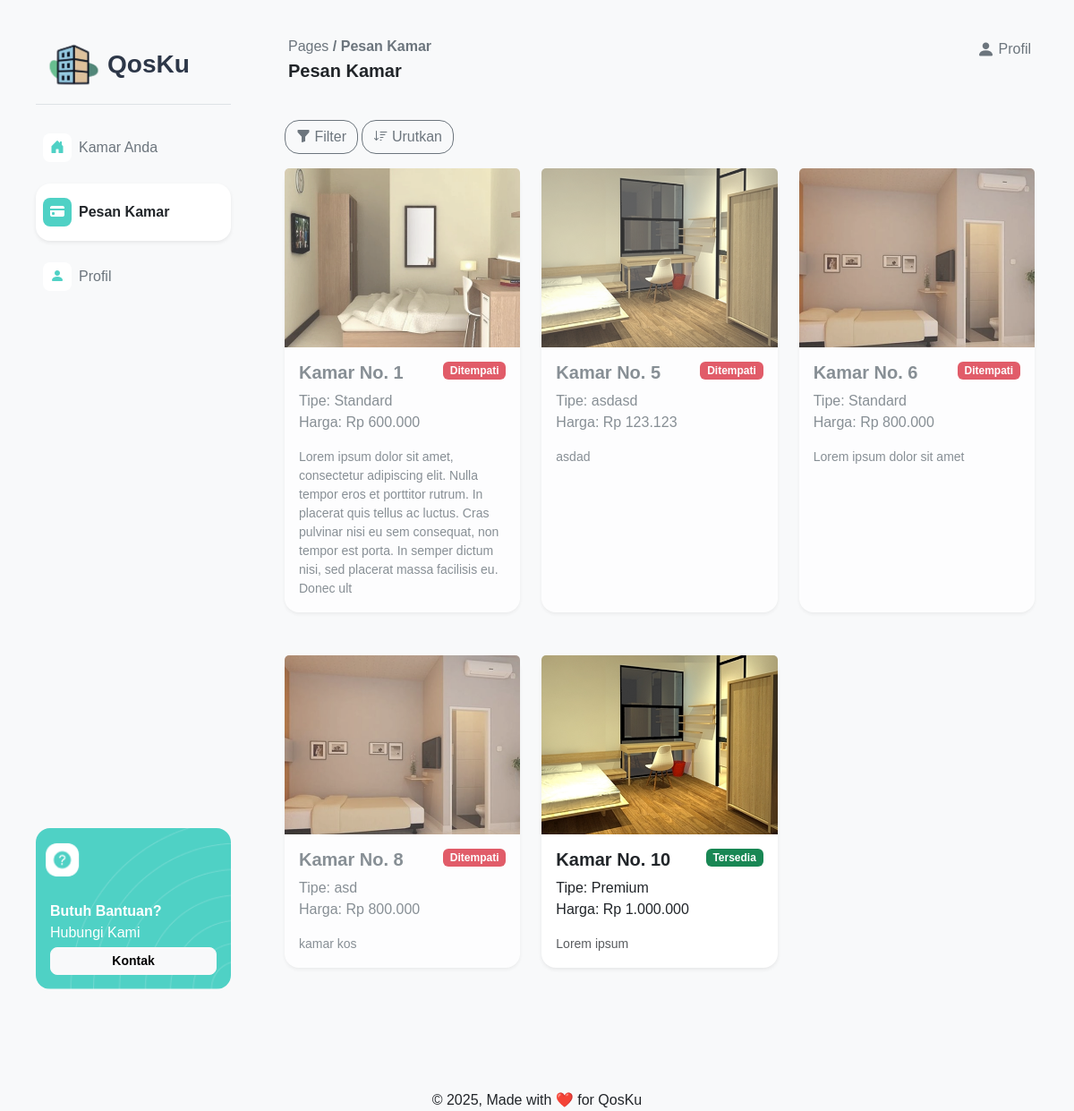
/pages/pelanggan/listkamar.php (signed in), run on the app's committed database.
### tables this page shows
CREATE TABLE `kamar_kos` (
  `idKamar` int(11) NOT NULL,
  `nomorKamar` int(11) NOT NULL,
  `tipeKamar` varchar(255) NOT NULL,
  `harga` int(11) NOT NULL,
  `statusKetersediaan` enum('Tersedia','Ditempati','Dalam Perbaikan') NOT NULL DEFAULT 'Tersedia',
  `deskripsi` varchar(255) NOT NULL,
  `gambar` varchar(255) NOT NULL
);

### pages/pelanggan/listkamar.php (the view, shortened to what this page needs)
<?php
require "../../php/connect.php";
$perPage = 6;
$page = isset($_GET['page']) ? max(1, (int)$_GET['page']) : 1;
$offset = ($page - 1) * $perPage;
$query = "SELECT * FROM kamar_kos ORDER BY nomorKamar LIMIT $perPage OFFSET $offset";
$hasil = $connect->query($query);
$kamar = [];
if ($hasil) {
  $kamar = $hasil->fetch_all(MYSQLI_ASSOC);
}
?>
<!DOCTYPE html>
<html lang="en">
<head>
  <link href="https://cdn.jsdelivr.net/npm/bootstrap@5.3.6/dist/css/bootstrap.min.css" rel="stylesheet"
>
  <link rel="stylesheet" href="../../assets/css/style.css">
  <link rel="stylesheet" href="https://cdn.jsdelivr.net/npm/bootstrap-icons@1.13.1/font/bootstrap-icons.min.css">
</head>
<body class="bg-light">
  <div class="d-flex min-vh-100 ms-4 me-4">
    <?php include '../../layout/pelangganNavbar.php'; ?>
    <div class="flex-grow-1">
      <?php include '../../layout/pelangganHeader.php'; ?>
      <div class="container-fluid pt-4 pb-3">
        <div class="d-flex justify-content-between align-items-center mb-3 px-2">
          <div>
            <button class="btn btn-outline-secondary rounded-4"><i class="bi bi-funnel-fill"></i> Filter</button>
            <button class="btn btn-outline-secondary rounded-4"><i class="bi bi-sort-down"></i> Urutkan</button>
          </div>
        </div>
        <div class="row g-4 px-2">
          <?php foreach ($kamar as $room): ?>
            <div class="col-md-4 mb-4">
              <?php if ($room['statusKetersediaan'] === 'Ditempati'): ?>
                <div class="card shadow-sm border-0 rounded-4 h-100 card-disabled">
                  <div class="card-img-container">
                    <img src="<?= !empty($room['gambar']) ? '../../assets/img/' . $room['gambar'] : '../../assets/img/backgroundKamar.png' ?>"
                      class="card-img-top"
                      alt="Kamar No. <?= htmlspecialchars($room['nomorKamar']) ?>"
                      style="height: 200px; object-fit: cover;">
                  </div>
                  <div class="card-body">
                    <div class="d-flex justify-content-between align-items-start">
                      <h5 class="card-title fw-bold">Kamar No. <?= htmlspecialchars($room['nomorKamar']) ?></h5>
                      <span class="badge bg-danger">
                        <?= htmlspecialchars($room['statusKetersediaan']) ?>
                      </span>
                    </div>
                    <p class="card-text">
                      <span class="d-block">Tipe: <?= htmlspecialchars($room['tipeKamar']) ?></span>
                      <span class="d-block">Harga: Rp <?= number_format($room['harga'], 0, ',', '.') ?></span>
                    </p>
                    <p class="card-text small text-muted"><?= nl2br(htmlspecialchars($room['deskripsi'])) ?></p>
                  </div>
                </div>
              <?php else: ?>
                <a class="card shadow-sm border-0 rounded-4 h-100 text-decoration-none card-hover"
                  href="pesankamar.php?idKamar=<?= urlencode($room['idKamar']) ?>">
                  <div class="card-img-container">
                    <img src="<?= !empty($room['gambar']) ? '../../assets/img/' . $room['gambar'] : '../../assets/img/backgroundKamar.png' ?>"
                      class="card-img-top"
                      alt="Kamar No. <?= htmlspecialchars($room['nomorKamar']) ?>"
                      style="height: 200px; object-fit: cover;">
                  </div>
                  <div class="card-body">
                    <div class="d-flex justify-content-between align-items-start">
                      <h5 class="card-title fw-bold">Kamar No. <?= htmlspecialchars($room['nomorKamar']) ?></h5>
                      <span class="badge bg-<?= $room['statusKetersediaan'] === 'Tersedia' ? 'success' : 'warning' ?>">
                        <?= htmlspecialchars($room['statusKetersediaan']) ?>
                      </span>
                    </div>
                    <p class="card-text">
                      <span class="d-block">Tipe: <?= htmlspecialchars($room['tipeKamar']) ?></span>
                      <span class="d-block">Harga: Rp <?= number_format($room['harga'], 0, ',', '.') ?></span>
                    </p>
                    <p class="card-text small text-muted"><?= nl2br(htmlspecialchars($room['deskripsi'])) ?></p>
                  </div>
                </a>
              <?php endif; ?>
            </div>
          <?php endforeach; ?>
        </div>
      </div>
    </div>
  </div>
  <div class="footer text-center mt-5 pt-5">
    &copy; 2025, Made with ❤️ for QosKu
  </div>
</body>
</html>

### assets/css/style.css (style rules this page uses)
body { font-family: Helvetica, Arial, sans-serif; }
.card-hover { transition: all 0.2s ease-in-out; }
.card-disabled { opacity: 0.8; border: 1px solid rgba(0, 0, 0, 0.1); }
.card-disabled .card-img-top { filter: grayscale(30%); }
.card-disabled .card-title, .card-disabled .card-text { color: #6c757d !important; }

### data on the page
kamar_kos: gambar (picture), nomorKamar "1", statusKetersediaan "Ditempati", tipeKamar "Standard", harga "600.000", deskripsi "Lorem ipsum dolor sit amet, consectetur adipiscing elit. Nulla tempor eros et porttitor rutrum. In placerat quis tellus ac luctus. Cras pulvinar nisi eu sem consequat, non tempor est porta. In semper dictum nisi, sed placerat massa facilisis eu. Donec ult"
kamar_kos: gambar (picture), nomorKamar "5", statusKetersediaan "Ditempati", tipeKamar "asdasd", harga "123.123", deskripsi "asdad"
kamar_kos: gambar (picture), nomorKamar "6", statusKetersediaan "Ditempati", tipeKamar "Standard", harga "800.000", deskripsi "Lorem ipsum dolor sit amet"
kamar_kos: gambar (picture), nomorKamar "8", statusKetersediaan "Ditempati", tipeKamar "asd", harga "800.000", deskripsi "kamar kos"
kamar_kos: gambar (picture), nomorKamar "10", statusKetersediaan "Tersedia", tipeKamar "Premium", harga "1.000.000", deskripsi "Lorem ipsum"

### other printed values
$page_titles[$current_page] "Pesan Kamar"
